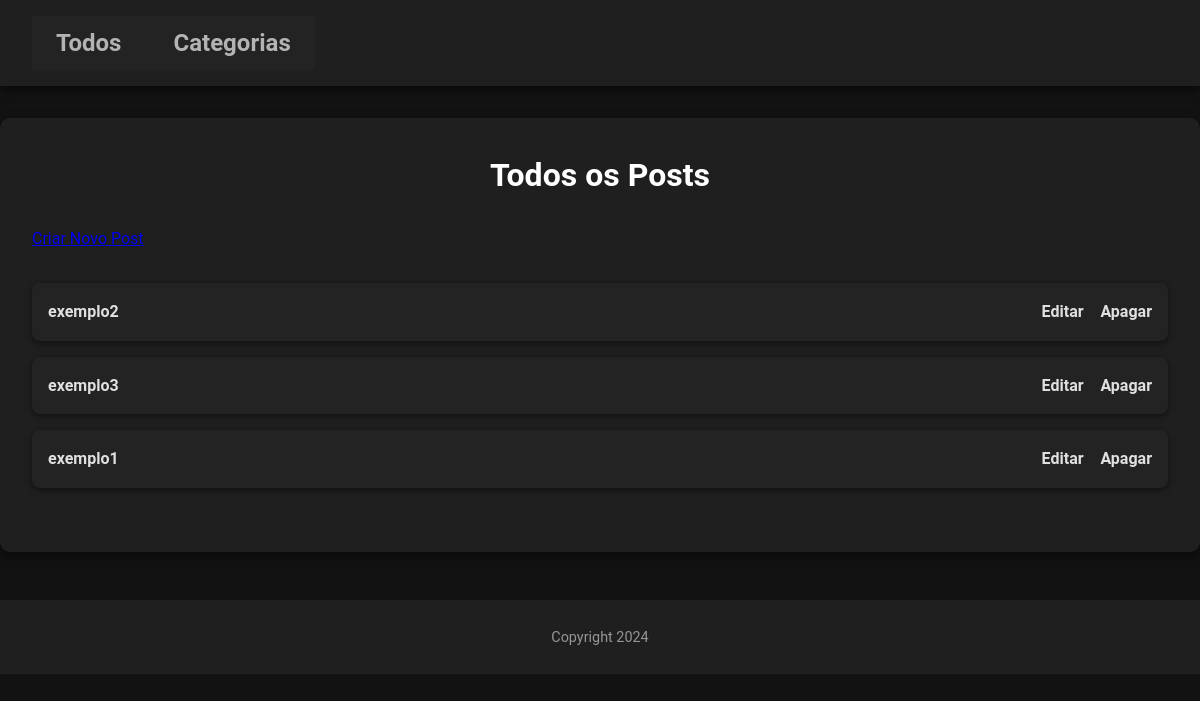
The app's page /, older data.
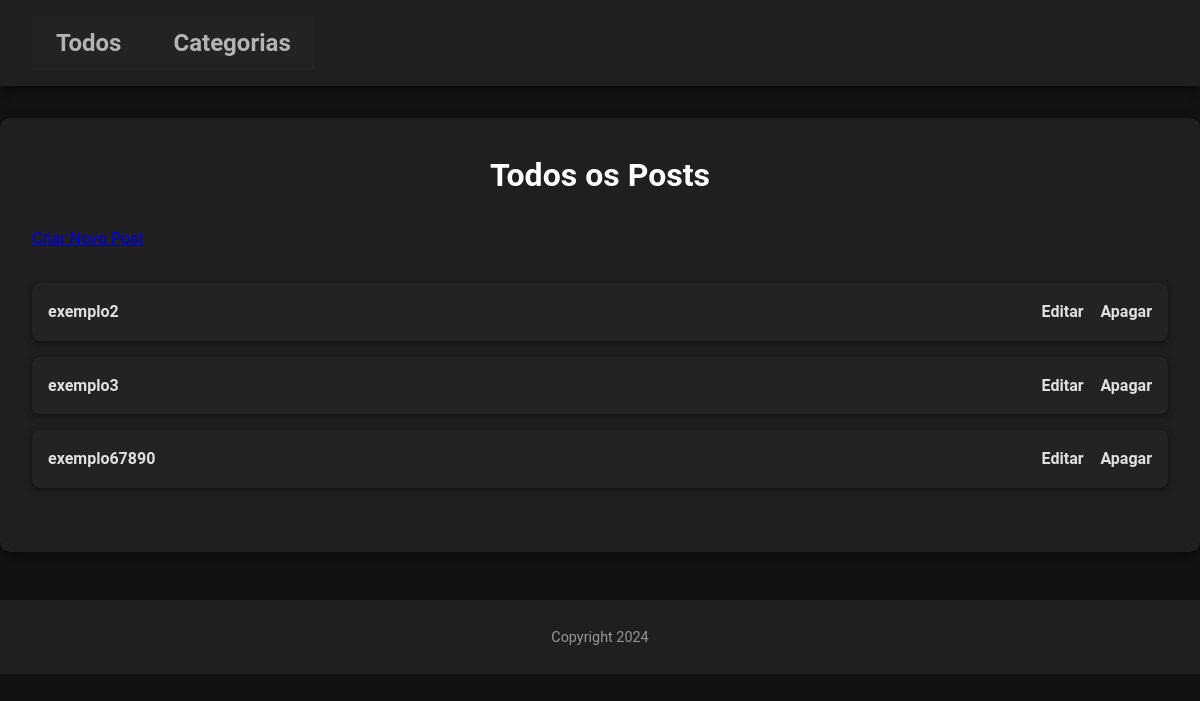
The same page, newer data.
### blog/models.py (models this page shows, shortened)
class Post(models.Model):
    title = models.CharField(max_length=255)
    body = models.TextField()
    created_on = models.DateTimeField(auto_now_add=True)
    last_modified = models.DateTimeField(auto_now=True)
    categories = models.ManyToManyField(Category, related_name='posts')

### blog/views.py (the view)
# urls.py: path('', PostListView.as_view(), name='post_list'),
class PostListView(ListView):
    model = Post
    template_name = 'post_list.html'
    context_object_name = 'posts'

### blog/templates/post_list.html
{% extends 'base.html' %}
{% block content %}
    {% if category %}
        <h1>Posts na Categoria: {{ category.name }}</h1>
    {% else %}
        <h1>Todos os Posts</h1>
    {% endif %}
    <a href="{% url 'create_post' %}">Criar Novo Post</a>
    <ul>
        {% for post in posts %}
        <li>
            <a href="{% url 'post_detail' post.id %}">{{ post.title }}</a>
            <span>
                <a href="{% url 'edit_post' post.id %}">Editar</a>
                <a href="{% url 'delete_post' post.id %}">Apagar</a>
            </span>
        </li>
        {% empty %}
        <li>Nenhum post encontrado.</li>
        {% endfor %}
    </ul>
{% endblock content %}

Row changes from the older to the newer data that the page shows:
removed Post: title "exemplo1"
added Post: title "exemplo67890"
